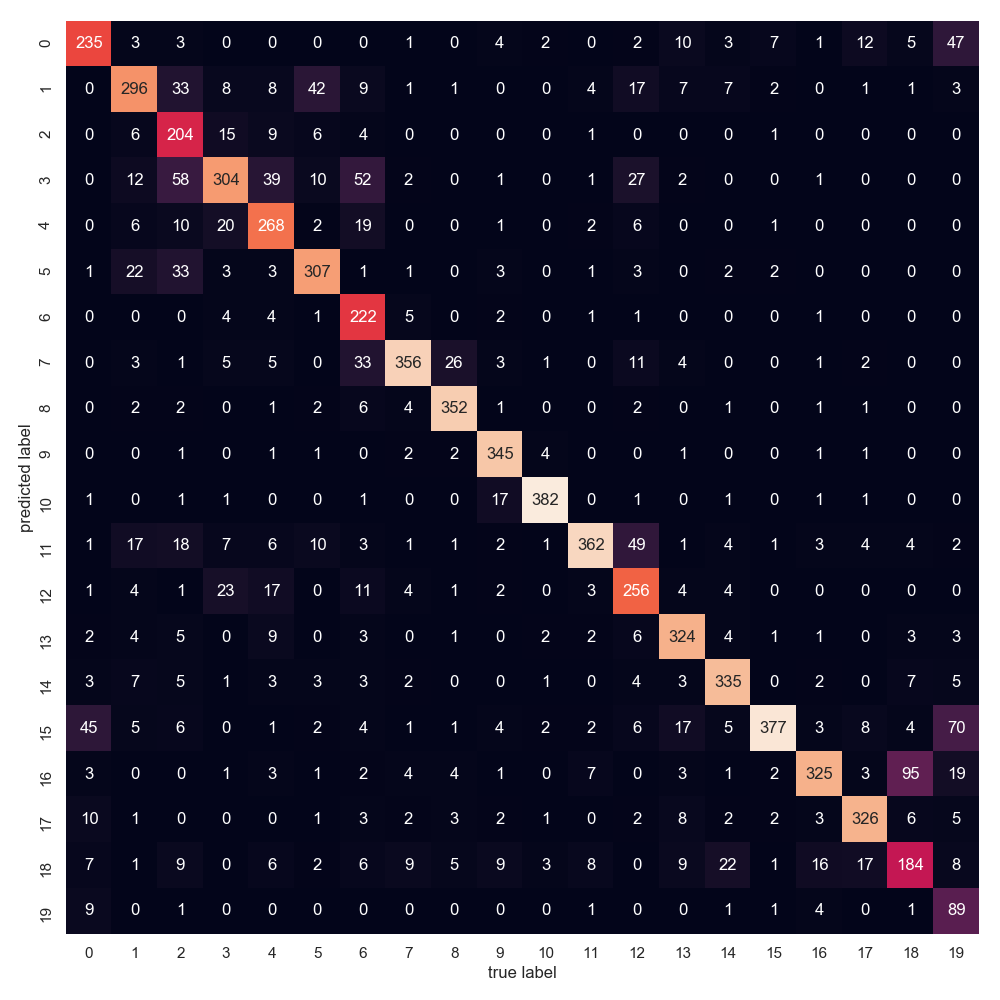

The Python source for this figure:
import numpy as np
import pandas as pd
import matplotlib.pyplot as plt
import operator
import seaborn as sns; sns.set()
from pylab import rcParams
rcParams['figure.figsize'] = 10, 10
from sklearn.metrics import confusion_matrix

class NB_model():
    def __init__(self): 
        self.pi = {} # to store prior probability of each class 
        self.Pr_dict = None
        self.num_vocab = None
        self.num_classes = None
    
    def fit(self, train_data, train_label, vocab, if_use_smooth=True):
        # get prior probabilities
        self.num_vocab = len(vocab['index'].tolist())
        self.get_prior_prob(train_label)
        # ================== YOUR CODE HERE ==========================
        # Calculate probability of each word based on class 
        # Hint: Store each probability value in matrix or dict: self.Pr_dict[classID][wordID] or Pr_dict[wordID][classID])
        # Remember that there are possible NaN or 0 in Pr_dict matrix/dict. Use smooth method

        p_word = train_data.groupby(['classIdx','wordIdx'])
        p_class = train_data.groupby(['classIdx'])
        denom = p_class['count'].sum()
        numer = p_word['count'].sum()
        if if_use_smooth:
            p = (numer + 1) / (denom + self.num_vocab) 
        else:
            p = numer / denom
        p = p.unstack()

        for classID in range(1,self.num_classes+1):
        	p.loc[classID,:] = p.loc[classID,:].fillna(float(1)/(p_class['count'].sum()[classID] + self.num_vocab))

        self.Pr_dict = p.to_dict()


        # ============================================================
        print("Training completed!")
    
    def predict(self, test_data):
        test_dict = test_data.to_dict() # change dataframe to dict
        new_dict = {}
        prediction = []
        
        for idx in range(len(test_dict['docIdx'])):
            docIdx = test_dict['docIdx'][idx]
            wordIdx = test_dict['wordIdx'][idx]
            count = test_dict['count'][idx]
            try: 
                new_dict[docIdx][wordIdx] = count 
            except:
                new_dict[test_dict['docIdx'][idx]] = {}
                new_dict[docIdx][wordIdx] = count
                ''
        for docIdx in range(1, len(new_dict)+1):
            score_dict = {}
            #Creating a probability row for each class
            for classIdx in range(1,self.num_classes+1):
                score_dict[classIdx] = 0
                # ================== YOUR CODE HERE ==========================
                ### Implement the score_dict for all classes for each document
                ### Remember to use log addtion rather than probability multiplication
                ### Remember to add prior probability, i.e. self.pi

                for wordIdx in new_dict[docIdx]:
                	try:
	                	p = self.Pr_dict[wordIdx][classIdx]
	                	score_dict[classIdx] += new_dict[docIdx][wordIdx]*np.log(p)
	                except:
	                	p = 0
        
                score_dict[classIdx] += np.log(self.pi[classIdx])

                # ============================================================
            max_score = max(score_dict, key=score_dict.get)
            prediction.append(max_score)
        return prediction
                    
    
    def get_prior_prob(self,train_label, verbose=True):
        unique_class = list(set(train_label))
        self.num_classes = len(unique_class)
        total = len(train_label)
        for c in unique_class:
            # ================== YOUR CODE HERE ==========================
            ### calculate prior probability of each class ####
            ### Hint: store prior probability of each class in self.pi
            prob = train_label.count(c) / total
            self.pi[c] = prob
            # ============================================================
        if verbose:
            print("Prior Probability of each class:")
            print("\n".join("{}: {}".format(k, v) for k, v in self.pi.items()))

########### Data processing ##########
# read train/test labels from files
train_label = pd.read_csv('./dataset/train.label',names=['t'])
train_label = train_label['t'].tolist()
test_label = pd.read_csv('./dataset/test.label', names=['t'])
test_label= test_label['t'].tolist()
# read train/test documents from files
train_data = open('./dataset/train.data')
df_train = pd.read_csv(train_data, delimiter=' ', names=['docIdx', 'wordIdx', 'count'])
test_data = open('./dataset/test.data')
df_test = pd.read_csv(test_data, delimiter=' ', names=['docIdx', 'wordIdx', 'count'])
# read vocab
vocab = open('./dataset/vocabulary.txt') 
vocab_df = pd.read_csv(vocab, names = ['word']) 
vocab_df = vocab_df.reset_index() 
vocab_df['index'] = vocab_df['index'].apply(lambda x: x+1) 

#Add label column to original df_train (for better implementation)
docIdx = df_train['docIdx'].values
i = 0
new_label = []
for index in range(len(docIdx)-1):
    new_label.append(train_label[i])
    if docIdx[index] != docIdx[index+1]:
        i += 1
new_label.append(train_label[i])
df_train['classIdx'] = new_label

# output the following head of df_train dataframe if program correctly runned
#		docIdx	wordIdx	count	classIdx
#	0	1		1		4		1
#	1	1		2		2		1
#	2	1		3		10		1
#	3	1		4		4		1
#	4	1		5		2		1
df_train['classIdx'] = new_label
print(df_train.head()) # you may comment this line if you get correct results


########### Start to Train your model ##########
nbm = NB_model()
nbm.fit(df_train, train_label, vocab_df)

# make predictions on train set to validate the model
predict_train_labels = nbm.predict(df_train)
train_acc = (np.array(train_label) == np.array(predict_train_labels)).mean()
print("Accuracy on training data by my implementation: {}".format(train_acc))

# make predictions on test data
predict_test_labels = nbm.predict(df_test)
test_acc = (np.array(test_label) == np.array(predict_test_labels)).mean()
print("Accuracy on test data by my implementation: {}".format(test_acc))

# plot classification matrix
mat = confusion_matrix(test_label, predict_test_labels)
sns.heatmap(mat.T, square=True, annot=True, fmt='d', cbar=False)
plt.xlabel('true label')
plt.ylabel('predicted label')
plt.tight_layout()
plt.savefig('./output/nbm_mine.png')
